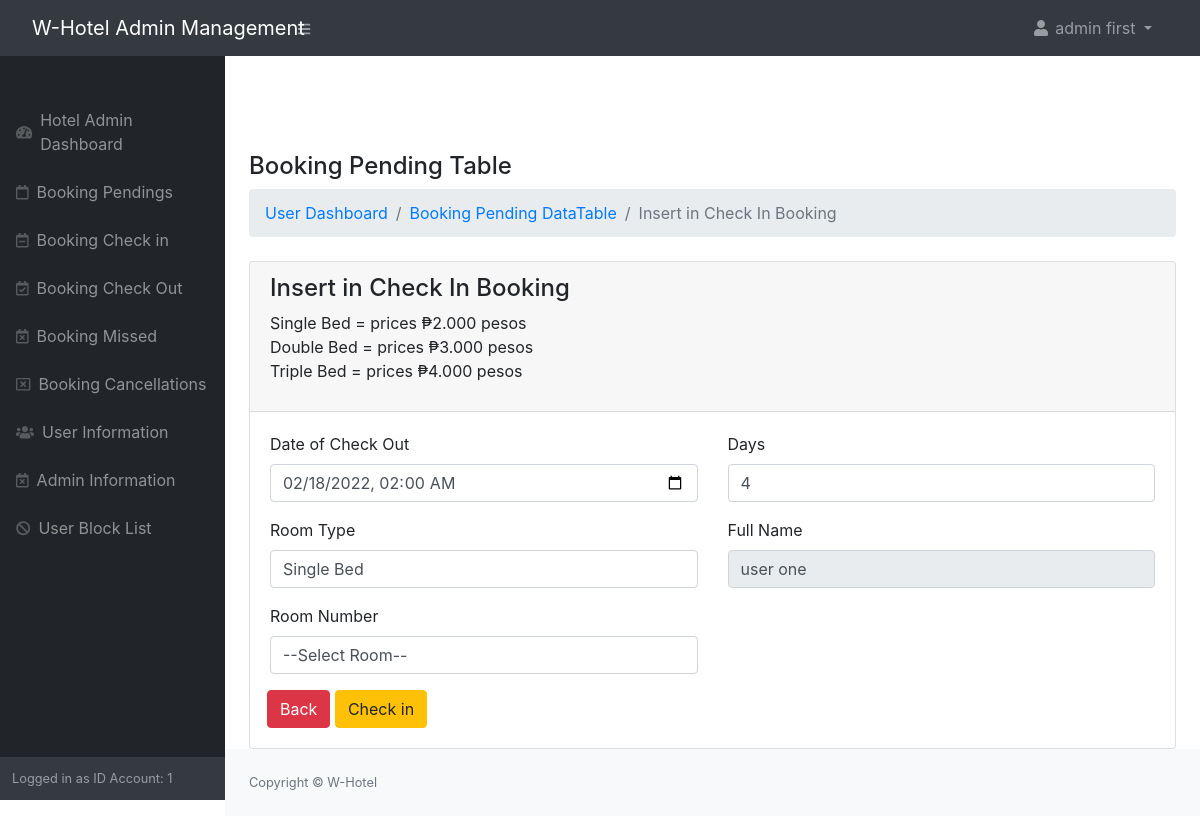
The app's page /admin/checkin.php?id=1 (signed in) with its own data.
### tables this page shows
CREATE TABLE `booking` (
  `id` int(11) NOT NULL,
  `fullname` varchar(255) NOT NULL,
  `booking_by` varchar(255) NOT NULL,
  `status` varchar(255) NOT NULL,
  `date_booking` timestamp NOT NULL DEFAULT current_timestamp(),
  `set_booking` datetime NOT NULL,
  `price` varchar(255) NOT NULL,
  `editbooking_at` datetime NOT NULL,
  `editbooking_by` varchar(255) NOT NULL,
  `checkin_date` datetime NOT NULL,
  `by_checkin` varchar(255) NOT NULL,
  `days` varchar(255) NOT NULL,
  `room_no` varchar(255) NOT NULL,
  `setdate_checkout` datetime NOT NULL,
  `editsetdatecheckout_at` datetime NOT NULL,
  `editsetdatecheckout_by` varchar(255) NOT NULL,
  `bill` varchar(255) NOT NULL,
  `date_checkout` datetime NOT NULL,
  `checkout_by` varchar(255) NOT NULL,
  `checkout_room` varchar(255) NOT NULL,
  `payment` varchar(255) NOT NULL,
  `cancel_by` varchar(255) NOT NULL,
  `missed_by` varchar(255) NOT NULL,
  `markmissed_at` datetime NOT NULL
);

### admin/checkin.php (the view, shortened to what this page needs)
<?php
include('authentication.php');
include('includes/header.php');
echo "<br>";echo "<br>";
echo "<br>";
?>
<div class="container-sm px-4">
	<h4 class="mt-4">Booking Pending Table</h4>
	 <ol class="breadcrumb mb-4">
        <li class="breadcrumb-item"><a href="index.php">User Dashboard</a></li>
        <li class="breadcrumb-item"><a href="bookingpending.php">Booking Pending DataTable</a></li>
        <li class="breadcrumb-item active">Insert in Check In Booking</li>
    </ol>
    <div class="row">
    	<div class="col-md-12">
    		<div class="card">
    			<div class="card-header">
    				<h4>Insert in Check In Booking</h4>
                     <p> Single Bed = prices ₱2.000 pesos <br>
                         Double Bed = prices ₱3.000 pesos <br>
                         Triple Bed = prices ₱4.000 pesos
                    </p>
    			</div>
    			<div class="card-body">
    				<?php
    					if(isset($_GET['id']))
    					{
    						$user_id = $_GET['id'];
    						$users = "SELECT * FROM booking where id='$user_id'";
    						$users_run = mysqli_query($con, $users);
    						if(mysqli_num_rows($users_run) > 0)
    						{
    							foreach ($users_run as $user )
    							{
    							?>
    				<form action="bookingcode.php" method="POST">
    					<div class="row">
                            <div class="col-md-6 mb-3">
                                <label>Date of Check Out</label>
                                <input required class="form-control" type="datetime-local"  value="<?=$user['setdate_checkout'] ?>" name="setdate_checkout">
                            </div>
                            <div class="col-md-6 mb-3">
                                <label>Days</label>
                                <input  class="form-control" type="text" value="<?=$user['days'] ?>" name="days">
                            </div>
                            <div class="col-md-6 mb-3">
                                <label for="" >Room Type</label>
                                <select  name="price" class="form-control">
                                    <option value="2000" <?= $user['price'] == '2000' ? 'selected':'' ?> >Single Bed</option>
                                </select>
                            </div>
                            <div class="col-md-6 mb-3">
                                <label>Full Name</label>
                                <input readonly="readonly" class="form-control" type="text" value="<?=$user['fullname'] ?>" name="fullname">
                            </div>
                            <div class="col-md-6 mb-3">
                                <label for="" >Room Number</label>
                                <select  name="room_no" class="form-control">
                                    <option value="">--Select Room--</option>
                                </select>
                            </div>
                            <div class="d-grid gap-2 d-md-block">
                                <td><a href="bookingpending.php" class="btn btn-danger">Back</a></td>
                                <button type="submit" name="checkin_btn" class="btn btn-warning">Check in</button>
                            </div>
    					</div>
    				</form>
    							<?php
    							}
    						}
    						else
    						{
    							?>
    							<h4>No Record Found</h4>
    							<?php
    						}
    					}
    				?>
    			</div>
    		</div>
    	</div>
    </div>
</div>
<?php
include('includes/footer.php');
include('includes/scripts.php');
?>

### records on screen
booking: setdate_checkout "02/18/2022 02:00", days "4", price "Single Bed", fullname "user one"

### other values on screen
$_SESSION['auth_user']['user_name'] "admin first"
$_SESSION['auth_user']['user_id'] "1"
